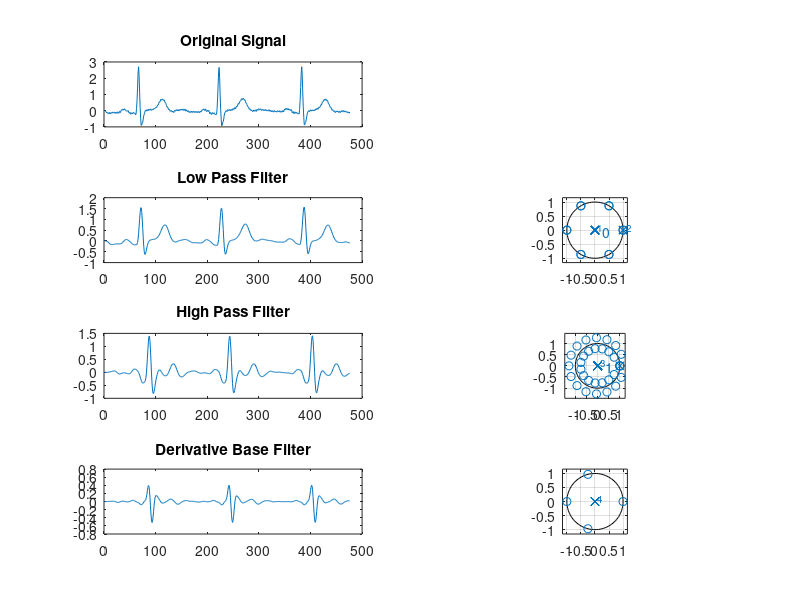

Here is the MATLAB script that generated this plot:
% Kelompok 3
% 16101032	RIFQI FIRMAN SYAH
% 18101047	FANNY SYARIFUDIN
% 18101058	MUHAMMAD RAFIK SYAHPUTRA DAMANIK
% 18101068	THOBIB KHOIRUL ANNAS
close all;clear;clc; 
sig=load('ecg_60hz_200.dat'); % Untuk memanggil data ecg dengan file name ecg_60hz_200.dat 
N=length(sig);  % Variabel n merupakan dimensi vektor sig
fs=200; % Variabel fs bernilai 200 
t=[0:N-1]/fs; 
figure(1);subplot(4,2,1);plot(sig)
% figure(1); Untuk menampilkan figure ke 1
          % subplot(4,2,1); Untuk menggabungkan plot grafik dalam satu paragraf
                     % plot(sig) untuk menggambar grafik dari variabel sig
title('Original Signal') % Untuk menampilkan teks Original Signal
%%
     %           Low Pass Filter
b=1/32*[1 0 0 0 0 0 -2 0 0 0 0 0 1]; % Untuk membentuk ukuran signal variabel b dalam kolom tersebut
a=[1 -2 1];              % Untuk membentuk ukuran signal variabel a dalam kolom tersebut
sigL=filter(b,a,sig);    % untuk memfilter signal dari variabel b , a, dan sig yang disimpan ke variabel sigL
subplot(4,2,3);plot(sigL)% subplot(4,2,3) untuk menggabungkan plot grafik dalam satu figure
              % plot(sigL)untuk menggabar grafik dari variable sigL
title('Low Pass Filter') % Untuk menampilkan teks Low Pass Filter
subplot(4,2,4);zplane(b,a)% untuk membuat Imaginary part & Real Part
%%
     %           High Pass Filter
b=[-1/32 0 0 0 0 0 0 0 0 0 0 0 0 0 0 0 1 -1 0 0 0 0 0 0 0 0 0 0 0 0 0 0 1/32]; % Untuk membentuk ukuran signal variabel b dalam kolom tersebut
a=[1 -1];  % Untuk membentuk ukuran signal variabel a dalam kolom tersebut
sigH=filter(b,a,sigL);  % untuk memfilter signal dari variabel b , a, dan sigL yang disimpan ke variabel sigH
subplot(4,2,5);plot(sigH) % subplot(4,2,5) untuk menggabungkan plot grafik dalam satu figure
              % plot(sigH)untuk menggabar grafik dari variable sigL
title('High Pass Filter') % Untuk menampilkan teks High Pass Filter
subplot(4,2,6);zplane(b,a) % untuk membuat Imaginary part & Real Part
%%
     %          Derivative Base Filter
b=[1/4 1/8 0 -1/8 -1/4]; % Untuk membentuk ukuran signal variabel b dalam kolom tersebut
a=[1];  % Untuk membentuk ukuran signal variabel a dalam kolom tersebut
sigD=filter(b,a,sigH); % untuk memfilter signal dari variabel b , a, dan sigD yang disimpan ke variabel sigH
subplot(4,2,7);plot(sigD) % subplot(4,2,7) untuk menggabungkan plot grafik dalam satu figure
              % plot(sigD)untuk menggabar grafik dari variable sigD
title('Derivative Base Filter') % Untuk menampilkan teks Derivative Base Filter
subplot(4,2,8);zplane(b,a) % untuk membuat Imaginary part & Real Part